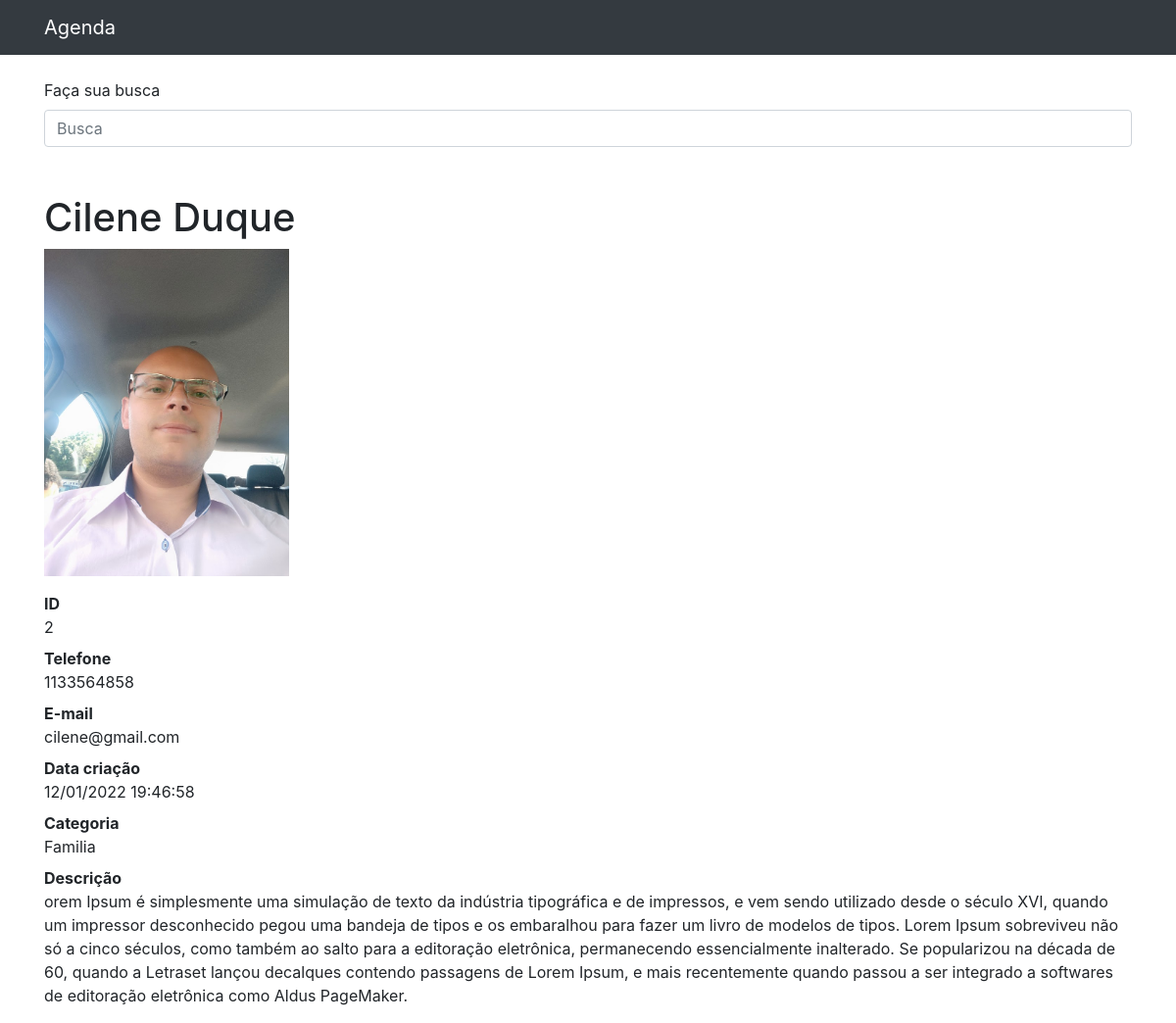
/2, run on the app's committed database.
### contatos/models.py (models this page shows, shortened)
class Contato(models.Model):
    nome = models.CharField(max_length=30)
    sobrenome = models.CharField(max_length=30, blank=True)
    telefone = models.CharField(max_length=10)
    email = models.CharField(max_length=30, blank=True)
    data_criacao = models.DateTimeField(default=timezone.now())
    descricao = models.TextField(blank=True)
    categoria = models.ForeignKey(Categoria, on_delete=models.DO_NOTHING)
    mostar = models.BooleanField(default=True)
    foto = models.ImageField(blank=True, upload_to='fotos/%Y/%m')

class Categoria(models.Model):
    nome = models.CharField(max_length=30)
    def __str__(self):
        return self.nome

### contatos/views.py (the view)
# urls.py: path('<int:id_contato>', views.show_contato, name='show_contato'),
def show_contato(request, id_contato):
    contato = get_object_or_404(Contato, id=id_contato)
    if not contato:
       raise  Http404()
    return render(request, 'contatos/show_contato.html', {
        'contato': contato
    })

### contatos/templates/contatos/show_contato.html
{% extends 'base.html' %}
{% block conteudo %}
        <h1 class="mt-5">{{contato.nome}} {{contato.sobrenome}}</h1>
        {% if contato.foto %}
          <p>
            <img src="{{contato.foto.url}}" style="max-width: 250px; height: auto">
          </p>
        {% endif %}
        <dl>
          <dt>ID</dt>
          <dd>{{contato.id}}</dd>
          <dt>Telefone</dt>
          <dd>{{contato.telefone}}</dd>
          <dt>E-mail</dt>
          <dd>{{contato.email}}</dd>
          <dt>Data criação</dt>
          <dd>{{contato.data_criacao|date:'d/m/Y H:i:s'}}</dd>
          <dt>Categoria</dt>
          <dd>{{contato.categoria}}</dd>
          <dt>Descrição</dt>
          <dd>
            {{contato.descricao}}
          </dd>
        </dl>
{% endblock %}

### data on the page
Contato: nome "Cilene", sobrenome "Duque", foto (picture), id "2", telefone "1133564858", email "cilene@gmail.com", data_criacao "12/01/2022 19:46:58", categoria "Familia", descricao "orem Ipsum é simplesmente uma simulação de texto da indústria tipográfica e de impressos, e vem sendo utilizado desde o século XVI, quando um impressor desconhecido pegou uma bandeja de tipos e os embaralhou para fazer um livro de modelos de tipos. Lorem Ipsum sobreviveu não só a cinco séculos, como também ao salto para a editoração eletrônica, permanecendo essencialmente inalterado. Se popularizou na década de 60, quando a Letraset lançou decalques contendo passagens de Lorem Ipsum, e mais recentemente quando passou a ser integrado a softwares de editoração eletrônica como Aldus PageMaker."
